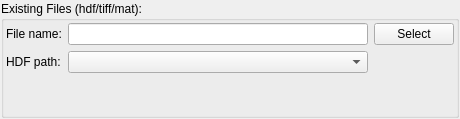
           <widget class="QWidget" name="tab_6">
            <attribute name="title">
             <string>Blemish/Files</string>
            </attribute>
            <layout class="QGridLayout" name="gridLayout_25">
             <property name="leftMargin">
              <number>1</number>
             </property>
             <property name="topMargin">
              <number>1</number>
             </property>
             <property name="rightMargin">
              <number>1</number>
             </property>
             <property name="bottomMargin">
              <number>1</number>
             </property>
             <item row="0" column="0">
              <widget class="QGroupBox" name="groupBox_8">
               <property name="title">
                <string>Existing Files (hdf/tiff/mat):</string>
               </property>
               <layout class="QGridLayout" name="gridLayout_17">
                <property name="leftMargin">
                 <number>2</number>
                </property>
                <property name="topMargin">
                 <number>2</number>
                </property>
                <property name="rightMargin">
                 <number>2</number>
                </property>
                <property name="bottomMargin">
                 <number>2</number>
                </property>
                <item row="2" column="0">
                 <spacer name="verticalSpacer_2">
                  <property name="orientation">
                   <enum>Qt::Orientation::Vertical</enum>
                  </property>
                  <property name="sizeHint" stdset="0">
                   <size>
                    <width>20</width>
                    <height>40</height>
                   </size>
                  </property>
                 </spacer>
                </item>
                <item row="1" column="0">
                 <layout class="QGridLayout" name="gridLayout_12">
                  <item row="0" column="0">
                   <widget class="QLabel" name="label_18">
                    <property name="sizePolicy">
                     <sizepolicy hsizetype="Fixed" vsizetype="Preferred">
                      <horstretch>0</horstretch>
                      <verstretch>0</verstretch>
                     </sizepolicy>
                    </property>
                    <property name="text">
                     <string>File name:</string>
                    </property>
                   </widget>
                  </item>
                  <item row="1" column="0">
                   <widget class="QLabel" name="label_32">
                    <property name="sizePolicy">
                     <sizepolicy hsizetype="Minimum" vsizetype="Preferred">
                      <horstretch>0</horstretch>
                      <verstretch>0</verstretch>
                     </sizepolicy>
                    </property>
                    <property name="text">
                     <string>HDF path:</string>
                    </property>
                   </widget>
                  </item>
                  <item row="0" column="1">
                   <widget class="QLineEdit" name="maskfile_fname">
                    <property name="sizePolicy">
                     <sizepolicy hsizetype="Preferred" vsizetype="Fixed">
                      <horstretch>1</horstretch>
                      <verstretch>0</verstretch>
                     </sizepolicy>
                    </property>
                    <property name="minimumSize">
                     <size>
                      <width>300</width>
                      <height>0</height>
                     </size>
                    </property>
                    <property name="text">
                     <string/>
                    </property>
                   </widget>
                  </item>
                  <item row="0" column="2">
                   <widget class="QPushButton" name="btn_select_maskfile">
                    <property name="sizePolicy">
                     <sizepolicy hsizetype="Minimum" vsizetype="Fixed">
                      <horstretch>0</horstretch>
                      <verstretch>0</verstretch>
                     </sizepolicy>
                    </property>
                    <property name="text">
                     <string>Select</string>
                    </property>
                   </widget>
                  </item>
                  <item row="1" column="1">
                   <widget class="QComboBox" name="comboBox_hdffile_path"/>
                  </item>
                 </layout>
                </item>
               </layout>
              </widget>
             </item>
            </layout>
           </widget>
